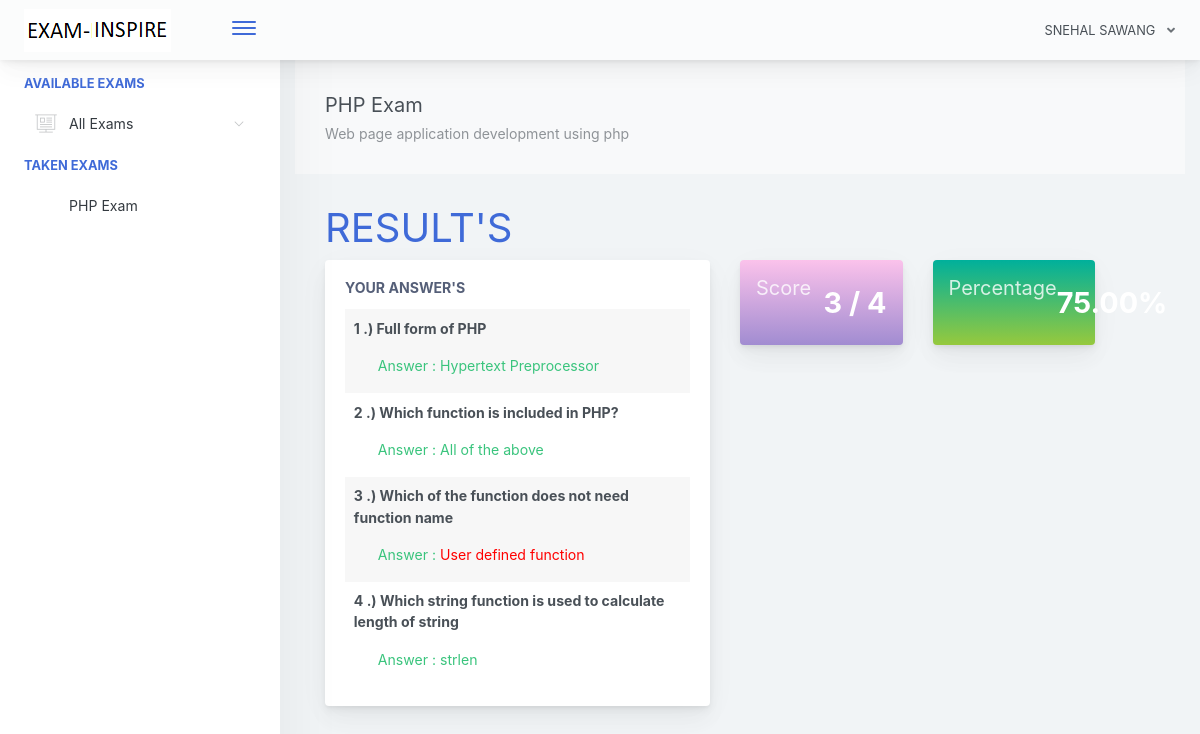
Page /home.php?page=result&id=26 (signed in) on the committed database.
### tables this page shows
CREATE TABLE `examinee_tbl` (
  `exmne_id` int(11) NOT NULL,
  `exmne_fullname` varchar(1000) NOT NULL,
  `exmne_course` varchar(1000) NOT NULL,
  `exmne_gender` varchar(1000) NOT NULL,
  `exmne_birthdate` varchar(1000) NOT NULL,
  `exmne_year_level` varchar(1000) NOT NULL,
  `exmne_email` varchar(1000) NOT NULL,
  `exmne_password` varchar(1000) NOT NULL,
  `exmne_status` varchar(1000) NOT NULL DEFAULT 'active'
);

CREATE TABLE `exam_tbl` (
  `ex_id` int(11) NOT NULL,
  `cou_id` int(11) NOT NULL,
  `ex_title` varchar(1000) NOT NULL,
  `ex_time_limit` varchar(1000) NOT NULL,
  `ex_duration` datetime NOT NULL,
  `ex_questlimit_display` int(11) NOT NULL,
  `ex_description` varchar(1000) NOT NULL,
  `ex_created` timestamp NOT NULL DEFAULT current_timestamp() ON UPDATE current_timestamp()
);

CREATE TABLE `exam_question_tbl` (
  `eqt_id` int(11) NOT NULL,
  `exam_id` int(11) NOT NULL,
  `exam_question` varchar(1000) NOT NULL,
  `exam_ch1` varchar(1000) NOT NULL,
  `exam_ch2` varchar(1000) NOT NULL,
  `exam_ch3` varchar(1000) NOT NULL,
  `exam_ch4` varchar(1000) NOT NULL,
  `exam_answer` varchar(1000) NOT NULL,
  `exam_status` varchar(1000) NOT NULL DEFAULT 'active'
);

CREATE TABLE `exam_answers` (
  `exans_id` int(11) NOT NULL,
  `axmne_id` int(11) NOT NULL,
  `exam_id` int(11) NOT NULL,
  `quest_id` int(11) NOT NULL,
  `exans_answer` varchar(1000) NOT NULL,
  `exans_status` varchar(1000) NOT NULL DEFAULT 'new',
  `exans_created` timestamp NOT NULL DEFAULT current_timestamp() ON UPDATE current_timestamp()
);

### query/selectData.php (called while the page is built, shortened)
<?php
$exmneId = $_SESSION['examineeSession']['exmne_id'];
$selExmneeData = $conn->query("SELECT * FROM examinee_tbl WHERE exmne_id='$exmneId' ")->fetch(PDO::FETCH_ASSOC);
 ?>

### pages/result.php (the view, shortened to what this page needs)
 <?php
    $examId = $_GET['id'];
    $selExam = $conn->query("SELECT * FROM exam_tbl WHERE ex_id='$examId' ")->fetch(PDO::FETCH_ASSOC);
 ?>
<div class="app-main__outer">
<div class="app-main__inner">
    <div id="refreshData">
    <div class="col-md-12">
        <div class="app-page-title">
            <div class="page-title-wrapper">
                <div class="page-title-heading">
                    <div>
                        <?php echo $selExam['ex_title']; ?>
                          <div class="page-title-subheading">
                            <?php echo $selExam['ex_description']; ?>
                          </div>
                    </div>
                </div>
            </div>
        </div>
        <div class="row col-md-12">
        	<h1 class="text-primary">RESULT'S</h1>
        </div>
        <div class="row col-md-6 float-left">
        	<div class="main-card mb-3 card">
                <div class="card-body">
                	<h5 class="card-title">Your Answer's</h5>
        			<table class="align-middle mb-0 table table-borderless table-striped table-hover" id="tableList">
                    <?php
                    	$selQuest = $conn->query("SELECT * FROM exam_question_tbl eqt INNER JOIN exam_answers ea ON eqt.eqt_id = ea.quest_id WHERE eqt.exam_id='$examId' AND ea.axmne_id='$exmneId' AND ea.exans_status='new' ");
                    	$i = 1;
                    	while ($selQuestRow = $selQuest->fetch(PDO::FETCH_ASSOC)) { ?>
                    		<tr>
                    			<td>
                    				<b><p><?php echo $i++; ?> .) <?php echo $selQuestRow['exam_question']; ?></p></b>
                    				<label class="pl-4 text-success">
                    					Answer :
                    					<?php
                    						if($selQuestRow['exam_answer'] != $selQuestRow['exans_answer'])
                    						{ ?>
                    							<span style="color:red"><?php echo $selQuestRow['exans_answer']; ?></span>
                    						<?PHP }
                    						else
                    						{ ?>
                    							<span class="text-success"><?php echo $selQuestRow['exans_answer']; ?></span>
                    						<?php }
                    					 ?>
                    				</label>
                    			</td>
                    		</tr>
                    	<?php }
                     ?>
	                 </table>
                </div>
            </div>
        </div>
        <div class="col-md-6 float-left">
        	<div class="col-md-6 float-left">
        	<div class="card mb-3 widget-content bg-night-fade">
                <div class="widget-content-wrapper text-white">
                    <div class="widget-content-left">
                        <div class="widget-heading"><h5>Score</h5></div>
                        <div class="widget-subheading" style="color: transparent;">/</div>
                    </div>
                    <div class="widget-content-right">
                        <div class="widget-numbers text-white">
                            <?php
                                $selScore = $conn->query("SELECT * FROM exam_question_tbl eqt INNER JOIN exam_answers ea ON eqt.eqt_id = ea.quest_id AND eqt.exam_answer = ea.exans_answer  WHERE ea.axmne_id='$exmneId' AND ea.exam_id='$examId' AND ea.exans_status='new' ");
                            ?>
                            <span>
                                <?php echo $selScore->rowCount(); ?>
                                <?php
                                    $over  = $selExam['ex_questlimit_display'];
                                 ?>
                            </span> / <?php echo $over; ?>
                        </div>
                    </div>
                </div>
            </div>
        	</div>
            <div class="col-md-6 float-left">
            <div class="card mb-3 widget-content bg-happy-green">
                <div class="widget-content-wrapper text-white">
                    <div class="widget-content-left">
                        <div class="widget-heading"><h5>Percentage</h5></div>
                        <div class="widget-subheading" style="color: transparent;">/</div>
                        </div>
                        <div class="widget-content-right">
                        <div class="widget-numbers text-white">
                            <?php
                                $selScore = $conn->query("SELECT * FROM exam_question_tbl eqt INNER JOIN exam_answers ea ON eqt.eqt_id = ea.quest_id AND eqt.exam_answer = ea.exans_answer  WHERE ea.axmne_id='$exmneId' AND ea.exam_id='$examId' AND ea.exans_status='new' ");
                            ?>
                            <span>
                                <?php
                                    $score = $selScore->rowCount();
                                    $ans = $score / $over * 100;
                                    echo number_format($ans,2);
                                 ?>
                            </span>
                        </div>
                    </div>
                </div>
            </div>
            </div>
        </div>
    </div>
    </div>
</div>

### includes/header.php (shortened to what this page needs)
<?php
  include("conn.php");
  include("query/selectData.php");
 ?>
<!doctype html>
<html lang="en">
<head>
    <link href="./main.css" rel="stylesheet">
    <link href="css/sweetalert.css" rel="stylesheet">
</head>
<body id="body">
    <div class="app-container app-theme-white body-tabs-shadow fixed-sidebar fixed-header">
        <div class="app-header header-shadow">
            <div class="app-header__logo">
                <a href="home.php"><div class="logo-src"></div></a>
                <div class="header__pane ml-auto">
                    <div>
                        <button type="button" class="hamburger close-sidebar-btn hamburger--elastic" data-class="closed-sidebar">
                            <span class="hamburger-box">
                                <span class="hamburger-inner"></span>
                            </span>
                        </button>
                    </div>
                </div>
            </div>
                <div class="app-header__content">
                <div class="app-header-right">
                    <div class="header-btn-lg pr-0">
                        <div class="widget-content p-0">
                            <div class="widget-content-wrapper">
                                <div class="widget-content-left">
                                    <div class="btn-group">
                                        <a data-toggle="dropdown" aria-haspopup="true" aria-expanded="false" class="p-0 btn">
                                            <?php
                                                echo strtoupper($selExmneeData['exmne_fullname']);
                                             ?>
                                            <i class="fa fa-angle-down ml-2 opacity-8"></i>
                                        </a>
                                    </div>
                                </div>
                            </div>
                        </div>
                    </div>        </div>
            </div>
        </div>

### home.php (shortened to what this page needs)
<?php include("includes/header.php"); ?>
<div class="app-main">
<?php include("includes/sidebar.php"); ?>
<?php
   @$page = $_GET['page'];
   if($page != '')
   {
     if($page == "exam")
     {
       include("pages/exam.php");
     }
     else if($page == "result")
     {
       include("pages/result.php");
     }
     else if($page == "myscores")
     {
       include("pages/myscores.php");
     }
   }
   else
   {
     include("pages/home.php");
   }
 ?>
<?php include("includes/footer.php"); ?>

### includes/sidebar.php (shortened to what this page needs)
<head>
</head>
<div class="app-sidebar sidebar-shadow">
        <div class="scrollbar-sidebar">
        <div class="app-sidebar__inner">
            <ul class="vertical-nav-menu">
                <li class="app-sidebar__heading">AVAILABLE EXAMS</li>
                <li>
                <a href="#">
                     <i class="metismenu-icon pe-7s-display2"></i>
                     All Exams
                    <i class="metismenu-state-icon pe-7s-angle-down caret-left"></i>
                </a>
                </li>
                 <li class="app-sidebar__heading">TAKEN EXAMS</li>
                <li>
                  <?php
                    $selTakenExam = $conn->query("SELECT * FROM exam_tbl et INNER JOIN exam_attempt ea ON et.ex_id = ea.exam_id WHERE exmne_id='$exmneId' ORDER BY ea.examat_id  ");
                    if($selTakenExam->rowCount() > 0)
                    {
                        while ($selTakenExamRow = $selTakenExam->fetch(PDO::FETCH_ASSOC)) { ?>
                            <a href="home.php?page=result&id=<?php echo $selTakenExamRow['ex_id']; ?>" >
                                <?php echo $selTakenExamRow['ex_title']; ?>
                            </a>
                        <?php }
                    }
                    else
                    { ?>
                        <a href="#" class="pl-3">You are not taking exam yet</a>
                    <?php }
                   ?>
                </li>
            </ul>
        </div>
    </div>
</div>

### includes/footer.php (shortened to what this page needs)
    </div>
        </div>
    </div>
</body>
</html>

### rows in the picture
examinee_tbl: exmne_fullname "SNEHAL SAWANG"
exam_tbl: ex_title "PHP Exam", ex_description "Web page application development using php", ex_questlimit_display "4", ex_questlimit_display "75.00"
exam_question_tbl: exam_question "Full form of PHP", exam_answers.exans_answer "Hypertext Preprocessor"
exam_question_tbl: exam_question "Which function is included in PHP?", exam_answers.exans_answer "All of the above"
exam_question_tbl: exam_question "Which of the function does not need function name", exam_answers.exans_answer "User defined function"
exam_question_tbl: exam_question "Which string function is used to calculate length of string", exam_answers.exans_answer "strlen"

### other values in the picture
$selScore->rowCount() "3"
